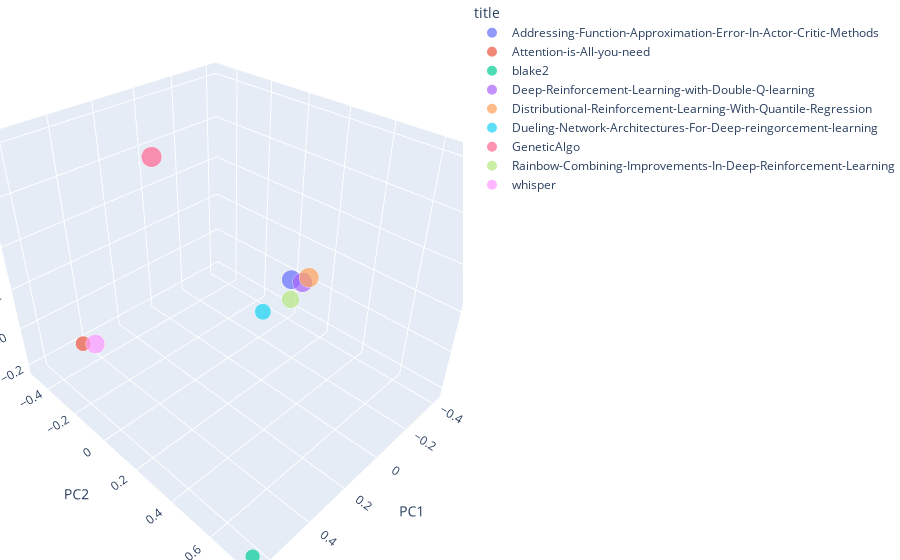

Source (notebook cell):
### Code cell
import plotly.express as px

%matplotlib widget
%matplotlib inline

# Configure the trace.
fig = px.scatter_3d(new_pca_df,
    x='PC1',  # <-- Put your data instead
    y='PC2',  # <-- Put your data instead
    z='PC3',  # <-- Put your data instead
    size='text_lenght',
    color='title'
)

fig.update_layout(margin=dict(l=0, r=0, b=0, t=0))

fig.show()

### Figure 1 — Plotly figure (JSON) as saved in the notebook; plotly's stock layout.template omitted (floating-point values rounded to 4 significant figures)
{"data": [{"hovertemplate": "title=Addressing-Function-Approximation-Error-In-Actor-Critic-Methods<br>PC1=%{x}<br>PC2=%{y}<br>PC3=%{z}<br>text_lenght=%{marker.size}<extra></extra>", "legendgroup": "Addressing-Function-Approximation-Error-In-Actor-Critic-Methods", "marker": {"color": "#636efa", "size": [4708], "sizemode": "area", "sizeref": 13.26, "symbol": "circle"}, "mode": "markers", "name": "Addressing-Function-Approximation-Error-In-Actor-Critic-Methods", "scene": "scene", "showlegend": true, "type": "scatter3d", "x": [-0.3766], "y": [0.02707], "z": [0.003378]}, {"hovertemplate": "title=Attention-is-All-you-need<br>PC1=%{x}<br>PC2=%{y}<br>PC3=%{z}<br>text_lenght=%{marker.size}<extra></extra>", "legendgroup": "Attention-is-All-you-need", "marker": {"color": "#EF553B", "size": [2885], "sizemode": "area", "sizeref": 13.26, "symbol": "circle"}, "mode": "markers", "name": "Attention-is-All-you-need", "scene": "scene", "showlegend": true, "type": "scatter3d", "x": [0.4294], "y": [-0.4957], "z": [-0.2071]}, {"hovertemplate": "title=blake2<br>PC1=%{x}<br>PC2=%{y}<br>PC3=%{z}<br>text_lenght=%{marker.size}<extra></extra>", "legendgroup": "blake2", "marker": {"color": "#00cc96", "size": [2730], "sizemode": "area", "sizeref": 13.26, "symbol": "circle"}, "mode": "markers", "name": "blake2", "scene": "scene", "showlegend": true, "type": "scatter3d", "x": [0.6465], "y": [0.7623], "z": [-0.2183]}, {"hovertemplate": "title=Deep-Reinforcement-Learning-with-Double-Q-learning<br>PC1=%{x}<br>PC2=%{y}<br>PC3=%{z}<br>text_lenght=%{marker.size}<extra></extra>", "legendgroup": "Deep-Reinforcement-Learning-with-Double-Q-learning", "marker": {"color": "#ab63fa", "size": [4969], "sizemode": "area", "sizeref": 13.26, "symbol": "circle"}, "mode": "markers", "name": "Deep-Reinforcement-Learning-with-Double-Q-learning", "scene": "scene", "showlegend": true, "type": "scatter3d", "x": [-0.4203], "y": [0.05791], "z": [-0.01796]}, {"hovertemplate": "title=Distributional-Reinforcement-Learning-With-Quantile-Regression<br>PC1=%{x}<br>PC2=%{y}<br>PC3=%{z}<br>text_lenght=%{marker.size}<extra></extra>", "legendgroup": "Distributional-Reinforcement-Learning-With-Quantile-Regression", "marker": {"color": "#FFA15A", "size": [4974], "sizemode": "area", "sizeref": 13.26, "symbol": "circle"}, "mode": "markers", "name": "Distributional-Reinforcement-Learning-With-Quantile-Regression", "scene": "scene", "showlegend": true, "type": "scatter3d", "x": [-0.3848], "y": [0.1195], "z": [0.05707]}, {"hovertemplate": "title=Dueling-Network-Architectures-For-Deep-reingorcement-learning<br>PC1=%{x}<br>PC2=%{y}<br>PC3=%{z}<br>text_lenght=%{marker.size}<extra></extra>", "legendgroup": "Dueling-Network-Architectures-For-Deep-reingorcement-learning", "marker": {"color": "#19d3f3", "size": [3361], "sizemode": "area", "sizeref": 13.26, "symbol": "circle"}, "mode": "markers", "name": "Dueling-Network-Architectures-For-Deep-reingorcement-learning", "scene": "scene", "showlegend": true, "type": "scatter3d", "x": [-0.2646], "y": [-0.0396], "z": [-0.1569]}, {"hovertemplate": "title=GeneticAlgo<br>PC1=%{x}<br>PC2=%{y}<br>PC3=%{z}<br>text_lenght=%{marker.size}<extra></extra>", "legendgroup": "GeneticAlgo", "marker": {"color": "#FF6692", "size": [5304], "sizemode": "area", "sizeref": 13.26, "symbol": "circle"}, "mode": "markers", "name": "GeneticAlgo", "scene": "scene", "showlegend": true, "type": "scatter3d", "x": [0.3166], "y": [-0.04143], "z": [0.8152]}, {"hovertemplate": "title=Rainbow-Combining-Improvements-In-Deep-Reinforcement-Learning<br>PC1=%{x}<br>PC2=%{y}<br>PC3=%{z}<br>text_lenght=%{marker.size}<extra></extra>", "legendgroup": "Rainbow-Combining-Improvements-In-Deep-Reinforcement-Learning", "marker": {"color": "#B6E880", "size": [3979], "sizemode": "area", "sizeref": 13.26, "symbol": "circle"}, "mode": "markers", "name": "Rainbow-Combining-Improvements-In-Deep-Reinforcement-Learning", "scene": "scene", "showlegend": true, "type": "scatter3d", "x": [-0.3421], "y": [0.05736], "z": [-0.07481]}, {"hovertemplate": "title=whisper<br>PC1=%{x}<br>PC2=%{y}<br>PC3=%{z}<br>text_lenght=%{marker.size}<extra></extra>", "legendgroup": "whisper", "marker": {"color": "#FF97FF", "size": [4615], "sizemode": "area", "sizeref": 13.26, "symbol": "circle"}, "mode": "markers", "name": "whisper", "scene": "scene", "showlegend": true, "type": "scatter3d", "x": [0.396], "y": [-0.4475], "z": [-0.2006]}], "layout": {"legend": {"itemsizing": "constant", "title": {"text": "title"}, "tracegroupgap": 0}, "margin": {"b": 0, "l": 0, "r": 0, "t": 0}, "scene": {"domain": {"x": [0, 1], "y": [0, 1]}, "xaxis": {"title": {"text": "PC1"}}, "yaxis": {"title": {"text": "PC2"}}, "zaxis": {"title": {"text": "PC3"}}}}}
